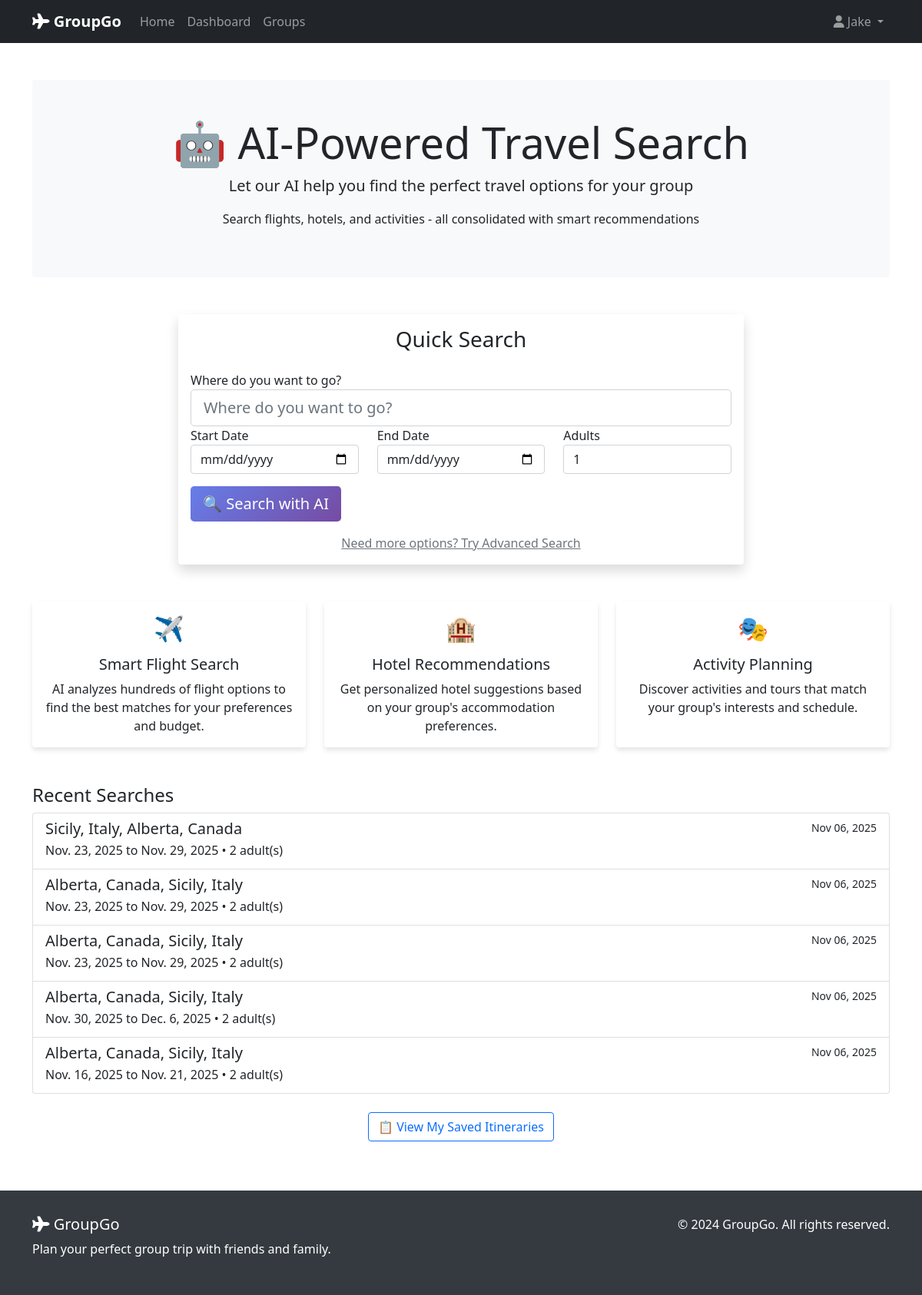
The app's page /ai/ (signed in), older data.
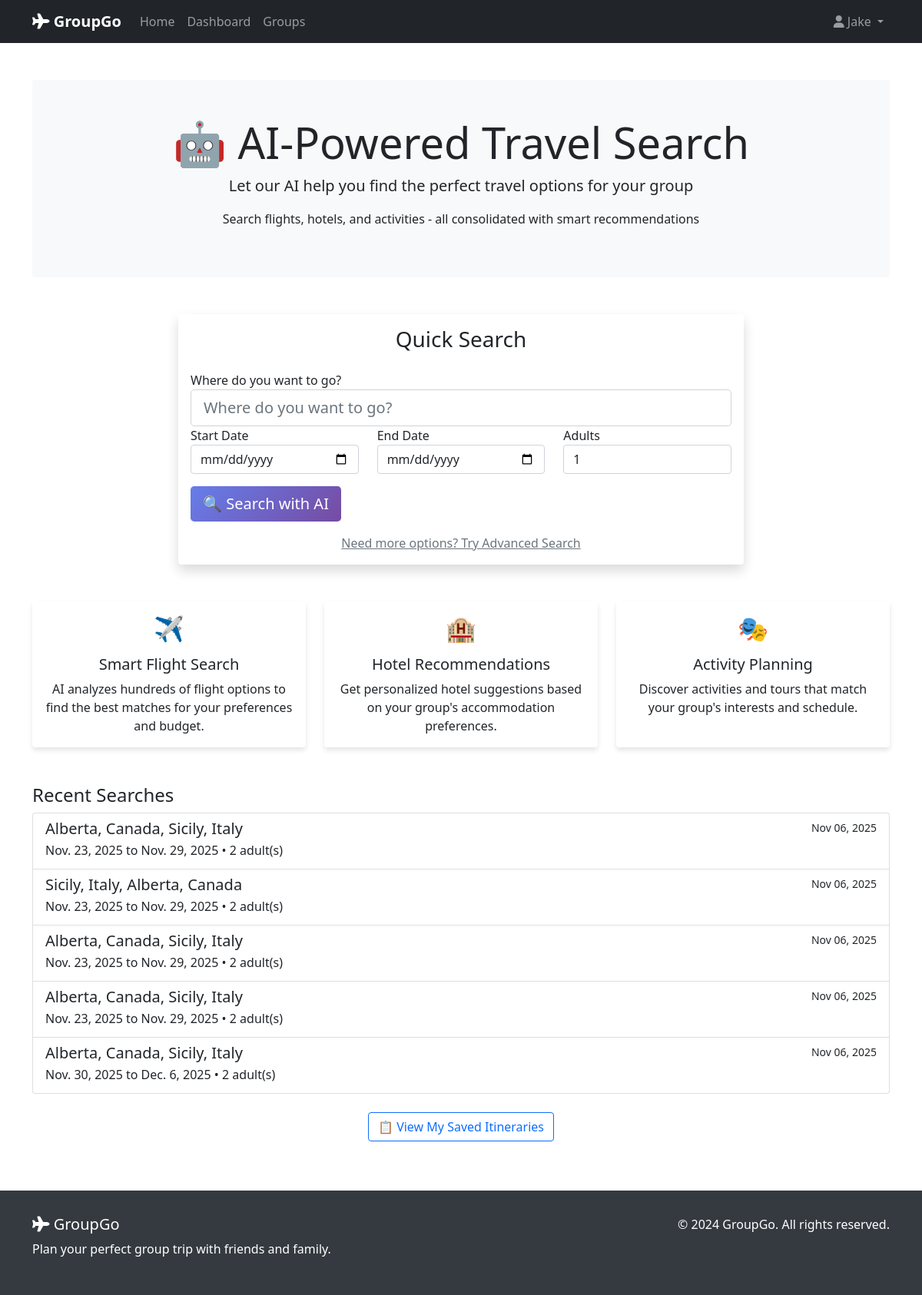
The same page, newer data.
### ai_implementation/models.py (models this page shows, shortened)
class TravelSearch(models.Model):
    id = models.UUIDField(primary_key=True, default=uuid.uuid4, editable=False)
    user = models.ForeignKey(User, on_delete=models.CASCADE, related_name='travel_searches')
    group = models.ForeignKey('travel_groups.TravelGroup', on_delete=models.CASCADE,
                              null=True, blank=True, related_name='ai_searches')
    destination = models.CharField(max_length=200)
    origin = models.CharField(max_length=200, blank=True, null=True)
    start_date = models.DateField()
    end_date = models.DateField()
    adults = models.PositiveIntegerField(default=1)
    rooms = models.PositiveIntegerField(default=1)
    budget_min = models.DecimalField(max_digits=10, decimal_places=2, null=True, blank=True)
    budget_max = models.DecimalField(max_digits=10, decimal_places=2, null=True, blank=True)
    accommodation_type = models.CharField(max_length=100, blank=True, null=True)
    activity_categories = models.TextField(blank=True, null=True, help_text="Comma-separated list")
    created_at = models.DateTimeField(auto_now_add=True)
    updated_at = models.DateTimeField(auto_now=True)
    is_completed = models.BooleanField(default=False)
    class Meta:
        ordering = ['-created_at']
        verbose_name = "Travel Search"
        verbose_name_plural = "Travel Searches"

### ai_implementation/views.py (the view)
# urls.py: path('', views.search_home, name='search_home'),
@login_required
def search_home(request):
    quick_form = QuickSearchForm()
    recent_searches = TravelSearch.objects.filter(user=request.user)[:5]
    context = {
        "quick_form": quick_form,
        "recent_searches": recent_searches,
    }
    return render(request, "ai_implementation/search_home.html", context)

### ai_implementation/forms.py (shortened to what this page needs)
class QuickSearchForm(forms.Form):
    destination = forms.CharField(
        max_length=200,
        widget=forms.TextInput(attrs={
            'class': 'form-control form-control-lg',
            'placeholder': 'Where do you want to go?'
        })
    )
    start_date = forms.DateField(
        widget=forms.DateInput(attrs={
            'class': 'form-control',
            'type': 'date'
        })
    )
    end_date = forms.DateField(
        widget=forms.DateInput(attrs={
            'class': 'form-control',
            'type': 'date'
        })
    )
    adults = forms.IntegerField(
        initial=1,
        min_value=1,
        max_value=20,
        widget=forms.NumberInput(attrs={
            'class': 'form-control',
            'value': '1'
        })
    )

### ai_implementation/templates/ai_implementation/search_home.html (shortened to what this page needs)
{% extends 'base.html' %}
{% load static %}
{% block content %}
<div class="container mt-5">
    <div class="jumbotron text-center bg-light p-5 rounded">
        <h1 class="display-4">🤖 AI-Powered Travel Search</h1>
        <p class="lead">Let our AI help you find the perfect travel options for your group</p>
        <p>Search flights, hotels, and activities - all consolidated with smart recommendations</p>
    </div>
    <div class="row mt-5">
        <div class="col-md-8 offset-md-2">
            <div class="card shadow">
                <div class="card-body">
                    <h3 class="card-title text-center mb-4">Quick Search</h3>
                    <form method="POST" action="{% url 'ai_implementation:advanced_search' %}">
                        <div class="form-group">
                            <label for="destination">Where do you want to go?</label>
                            {{ quick_form.destination }}
                        </div>
                        <div class="row">
                            <div class="col-md-4">
                                <div class="form-group">
                                    <label for="start_date">Start Date</label>
                                    {{ quick_form.start_date }}
                                </div>
                            </div>
                            <div class="col-md-4">
                                <div class="form-group">
                                    <label for="end_date">End Date</label>
                                    {{ quick_form.end_date }}
                                </div>
                            </div>
                            <div class="col-md-4">
                                <div class="form-group">
                                    <label for="adults">Adults</label>
                                    {{ quick_form.adults }}
                                </div>
                            </div>
                        </div>
                        <button type="submit" class="btn btn-primary btn-lg btn-block mt-3">
                            🔍 Search with AI
                        </button>
                    </form>
                    <div class="text-center mt-3">
                        <a href="{% url 'ai_implementation:advanced_search' %}" class="text-muted">
                            Need more options? Try Advanced Search
                        </a>
                    </div>
                </div>
            </div>
        </div>
    </div>
    <div class="row mt-5 mb-5">
        <div class="col-md-4">
            <div class="card h-100 text-center">
                <div class="card-body">
                    <h2 class="mb-3">✈️</h2>
                    <h5 class="card-title">Smart Flight Search</h5>
                    <p class="card-text">AI analyzes hundreds of flight options to find the best matches for your preferences and budget.</p>
                </div>
            </div>
        </div>
        <div class="col-md-4">
            <div class="card h-100 text-center">
                <div class="card-body">
                    <h2 class="mb-3">🏨</h2>
                    <h5 class="card-title">Hotel Recommendations</h5>
                    <p class="card-text">Get personalized hotel suggestions based on your group's accommodation preferences.</p>
                </div>
            </div>
        </div>
        <div class="col-md-4">
            <div class="card h-100 text-center">
                <div class="card-body">
                    <h2 class="mb-3">🎭</h2>
                    <h5 class="card-title">Activity Planning</h5>
                    <p class="card-text">Discover activities and tours that match your group's interests and schedule.</p>
                </div>
            </div>
        </div>
    </div>
    {% if recent_searches %}
    <div class="row mt-5">
        <div class="col-md-12">
            <h4>Recent Searches</h4>
            <div class="list-group">
                {% for search in recent_searches %}
                <a href="{% url 'ai_implementation:search_results' search.id %}" class="list-group-item list-group-item-action">
                    <div class="d-flex w-100 justify-content-between">
                        <h5 class="mb-1">{{ search.destination }}</h5>
                        <small>{{ search.created_at|date:"M d, Y" }}</small>
                    </div>
                    <p class="mb-1">{{ search.start_date }} to {{ search.end_date }} • {{ search.adults }} adult(s)</p>
                </a>
                {% endfor %}
            </div>
        </div>
    </div>
    {% endif %}
    <div class="row mt-4 mb-5">
        <div class="col-md-12 text-center">
            <a href="{% url 'ai_implementation:my_itineraries' %}" class="btn btn-outline-primary">
                📋 View My Saved Itineraries
            </a>
        </div>
    </div>
</div>
{% endblock %}

### templates/base.html (shortened to what this page needs)
<!DOCTYPE html>
<html lang="en">
<head>
    <link href="https://cdn.jsdelivr.net/npm/bootstrap@5.1.3/dist/css/bootstrap.min.css" rel="stylesheet">
    <link href="https://cdnjs.cloudflare.com/ajax/libs/font-awesome/6.0.0/css/all.min.css" rel="stylesheet">
</head>
<body>
    <nav class="navbar navbar-expand-lg navbar-dark bg-dark">
        <div class="container">
            <a class="navbar-brand" href="{% url 'accounts:home' %}">
                <i class="fas fa-plane"></i> GroupGo
            </a>
            <div class="collapse navbar-collapse" id="navbarNav">
                <ul class="navbar-nav me-auto">
                    <li class="nav-item">
                        <a class="nav-link" href="{% url 'accounts:home' %}">Home</a>
                    </li>
                    {% if user.is_authenticated %}
                        <li class="nav-item">
                            <a class="nav-link" href="{% url 'accounts:dashboard' %}">Dashboard</a>
                        </li>
                        <li class="nav-item">
                            <a class="nav-link" href="{% url 'travel_groups:group_list' %}">Groups</a>
                        </li>
                    {% endif %}
                </ul>
                <ul class="navbar-nav">
                    {% if user.is_authenticated %}
                        <li class="nav-item dropdown">
                            <a class="nav-link dropdown-toggle" href="#" id="navbarDropdown" role="button" data-bs-toggle="dropdown">
                                <i class="fas fa-user"></i> {{ user.first_name|default:user.username }}
                            </a>
                        </li>
                    {% endif %}
                </ul>
            </div>
        </div>
    </nav>
    <main>
        {% block content %}{% endblock %}
    </main>
    <footer>
        <div class="container">
            <div class="row">
                <div class="col-md-6">
                    <h5><i class="fas fa-plane"></i> GroupGo</h5>
                    <p>Plan your perfect group trip with friends and family.</p>
                </div>
                <div class="col-md-6 text-md-end">
                    <p>&copy; 2024 GroupGo. All rights reserved.</p>
                </div>
            </div>
        </div>
    </footer>
</body>
</html>

### templates/base.html (style rules this page uses)
.navbar-brand { font-weight: bold; }
.card { border: none; box-shadow: 0 4px 6px rgba(0, 0, 0, 0.1); transition: transform 0.3s ease; }
.btn-primary { background: linear-gradient(135deg, #667eea 0%, #764ba2 100%); border: none; }
footer { background-color: #343a40; color: white; padding: 2rem 0; margin-top: 4rem; }

Row changes from the older to the newer data that the page shows:
no longer on this page (row unchanged): TravelSearch: destination "Alberta, Canada, Sicily, Italy", created_at "Nov 06, 2025", start_date "Nov. 16, 2025", end_date "Nov. 21, 2025", adults "2"
added TravelSearch: destination "Alberta, Canada, Sicily, Italy", created_at "Nov 06, 2025", start_date "Nov. 23, 2025", end_date "Nov. 29, 2025", adults "2"
